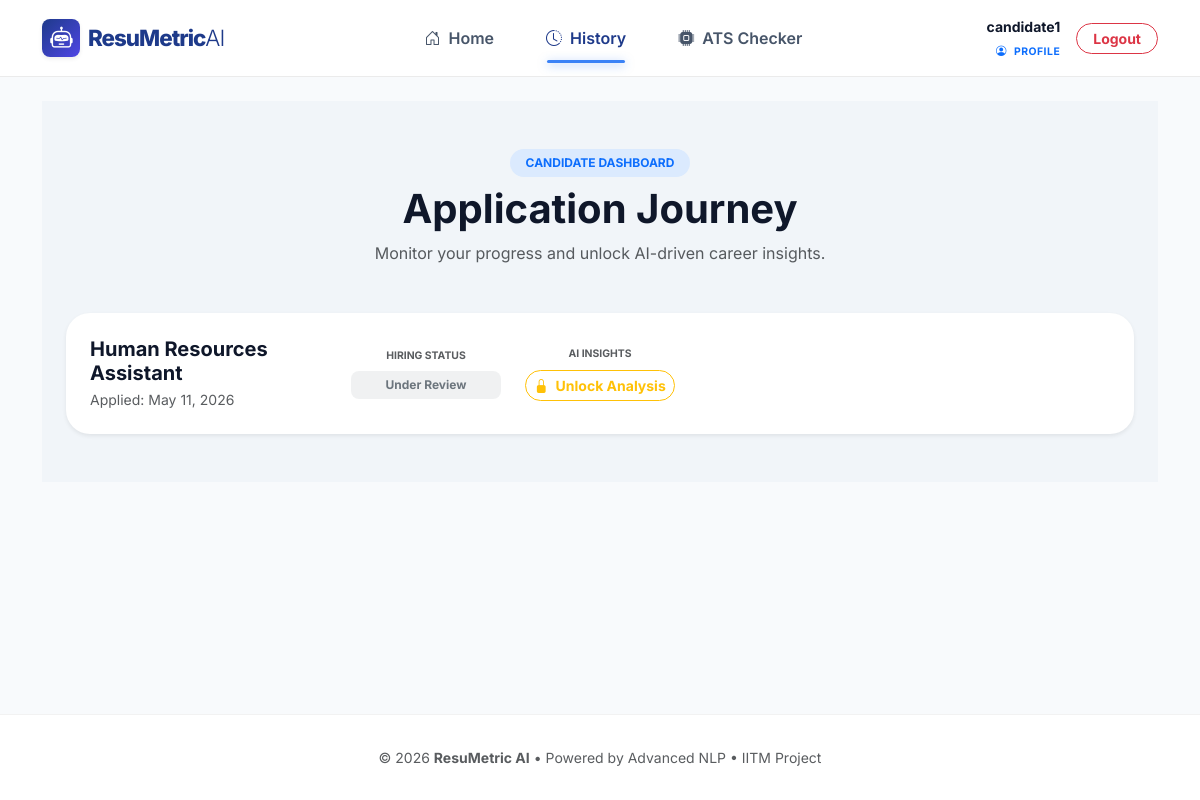
/screening/history/ (signed in), run on the app's committed database.
### screening/models.py (models this page shows, shortened)
class ResumeSubmission(models.Model):
    STATUS_CHOICES = [
        ('PENDING', 'Pending Review'),
        ('SHORTLISTED', 'Shortlisted'),
        ('INTERVIEW', 'Interviewing'),
        ('HIRED', 'Hired'),
        ('REJECTED', 'Rejected'),
    ]
    room = models.ForeignKey(RecruiterRoom, on_delete=models.CASCADE, related_name='submissions')
    candidate = models.ForeignKey(User, on_delete=models.CASCADE)
    resume_file = models.FileField(upload_to='submissions/')
    score = models.FloatField()
    skills = models.TextField(default="No skills identified")
    missing_skills = models.TextField(blank=True, null=True)
    submitted_at = models.DateTimeField(auto_now_add=True)
    referral_code = models.UUIDField(default=uuid.uuid4, editable=False)
    is_premium_unlocked = models.BooleanField(default=False)
    referral_click_count = models.IntegerField(default=0)
    status = models.CharField(max_length=20, choices=STATUS_CHOICES, default='PENDING')
    interview_date = models.DateField(null=True, blank=True)
    interview_time = models.TimeField(null=True, blank=True)
    interview_location = models.CharField(max_length=255, null=True, blank=True)
    interview_type = models.CharField(
        max_length=20,
        choices=[('ONLINE', 'Online'), ('ON-SITE', 'On-Site')],
        null=True, blank=True
    )
    class Meta:
        constraints = [
            models.UniqueConstraint(fields=['room', 'candidate'], name='unique_candidate_submission_per_room')
        ]

class RecruiterRoom(models.Model):
    created_by = models.ForeignKey(User, on_delete=models.CASCADE)
    name = models.CharField(max_length=255)
    slug = models.SlugField(unique=True)
    jd_text = models.TextField()
    expires_at = models.DateTimeField(null=True, blank=True)
    created_at = models.DateTimeField(auto_now_add=True)
    skill_weight = models.IntegerField(default=40)
    experience_weight = models.IntegerField(default=60)
    keyword_sensitivity = models.CharField(
        max_length=3,
        choices=[('STR', 'Strict'), ('FLX', 'Flexible')],
        default='FLX'
    )
    is_active = models.BooleanField(default=True)

### screening/views.py (the view)
# urls.py: path('history/', views.candidate_history, name='candidate_history'),
@login_required
def candidate_history(request):
    submissions = ResumeSubmission.objects.filter(candidate=request.user).order_by('-submitted_at')
    return render(request, 'screening/candidate_history.html', {'submissions': submissions})

### screening/templates/screening/candidate_history.html (shortened to what this page needs)
{% extends 'base.html' %}
{% block content %}
<div class="container-fluid py-5" style="background-color: #f1f5f9; min-vh-100;">
    <div class="container">
        <div class="mb-5 text-center">
            <span class="badge rounded-pill px-3 py-2 text-primary fw-bold mb-2" style="background-color: #dbeafe;">CANDIDATE DASHBOARD</span>
            <h1 class="fw-bold text-slate-900">Application Journey</h1>
            <p class="text-muted">Monitor your progress and unlock AI-driven career insights.</p>
        </div>
        <div class="row g-4">
            {% for sub in submissions %}
            <div class="col-12">
                <div class="card border-0 shadow-sm transition-hover" style="border-radius: 24px;">
                    <div class="card-body p-4">
                        <div class="row align-items-center">
                            <div class="col-lg-3">
                                <h5 class="fw-bold text-slate-900 mb-1">{{ sub.room.name }}</h5>
                                <p class="text-muted small mb-0">Applied: {{ sub.submitted_at|date:"M d, Y" }}</p>
                            </div>
                            <div class="col-lg-2 text-center">
                                <div class="text-muted x-small text-uppercase fw-bold mb-2">Hiring Status</div>
                                {% if sub.status == 'INTERVIEW' %}
                                    <span class="badge bg-success bg-opacity-10 text-success p-2 w-100 rounded-3 border border-success border-opacity-25">
                                        <i class="bi bi-calendar-check-fill me-1"></i> Interview Set
                                    </span>
                                {% elif sub.status == 'SHORTLISTED' %}
                                    <span class="badge bg-primary bg-opacity-10 text-primary p-2 w-100 rounded-3 border border-primary border-opacity-25">Shortlisted</span>
                                {% elif sub.status == 'REJECTED' %}
                                    <span class="badge bg-danger bg-opacity-10 text-danger p-2 w-100 rounded-3">Not Selected</span>
                                {% else %}
                                    <span class="badge bg-secondary bg-opacity-10 text-secondary p-2 w-100 rounded-3">Under Review</span>
                                {% endif %}
                            </div>
                            <div class="col-lg-2 text-center">
                                <div class="text-muted x-small text-uppercase fw-bold mb-2">AI Insights</div>
                                <div class="d-flex flex-column gap-2">
                                    {% if sub.is_premium_unlocked %}
                                        <a href="{% url 'room_detail' sub.room.slug %}" class="btn btn-sm btn-outline-primary rounded-pill fw-bold">
                                            <i class="bi bi-unlock-fill me-1"></i> View Score
                                        </a>
                                    {% else %}
                                        <a href="{% url 'room_detail' sub.room.slug %}" class="btn btn-sm btn-outline-warning rounded-pill fw-bold">
                                            <i class="bi bi-lock-fill me-1"></i> Unlock Analysis
                                        </a>
                                    {% endif %}
                                </div>
                            </div>
                        </div>
                    </div>
                </div>
            </div>
            {% endfor %}
        </div>
    </div>
</div>
{% endblock %}

### templates/base.html (shortened to what this page needs)
<!DOCTYPE html>
<html lang="en">
<head>
    <link rel="stylesheet" href="https://cdn.jsdelivr.net/npm/bootstrap-icons@1.11.1/font/bootstrap-icons.css">
    <link href="https://cdn.jsdelivr.net/npm/bootstrap@5.3.0/dist/css/bootstrap.min.css" rel="stylesheet">
</head>
<body>
    <nav class="navbar navbar-expand-lg">
        <div class="container">
            <a class="navbar-brand d-flex align-items-center" href="{% url 'landing' %}">
                <div class="rounded-3 p-2 me-2 d-flex align-items-center justify-content-center shadow-sm"
                    style="width: 38px; height: 38px; background: linear-gradient(135deg, var(--primary-blue), var(--ai-indigo));">
                    <i class="bi bi-robot text-white"></i>
                </div>
                ResuMetric <span class="fw-light">AI</span>
            </a>
            <div class="collapse navbar-collapse" id="navbarNav">
                <ul class="navbar-nav mx-auto align-items-center">
                    {% if user.is_authenticated %}
                        {% if user.profile.role == 'CANDIDATE' %}
                            <li class="nav-item">
                                <a class="nav-link px-3 {% if request.resolver_match.url_name == 'home_ats_checker' %}active-nav{% endif %}"
                                   href="{% url 'home_ats_checker' %}">
                                    <i class="bi bi-house-door me-1"></i> Home
                                </a>
                            </li>
                            <li class="nav-item">
                                <a class="nav-link px-3 {% if request.resolver_match.url_name == 'candidate_history' %}active-nav{% endif %}"
                                   href="{% url 'candidate_history' %}">
                                    <i class="bi bi-clock-history me-1"></i> History
                                </a>
                            </li>
                            <li class="nav-item">
                                <a class="nav-link px-3" href="#" id="atsCheckerBtn">
                                    <i class="bi bi-cpu-fill me-1"></i> ATS Checker
                                </a>
                            </li>
                        {% endif %}
                    {% else %}
                        <a class="nav-link" href="{% url 'home_ats_checker' %}">ATS Checker</a>
                        <a class="nav-link" href="{% url 'login' %}">Login</a>
                    {% endif %}
                </ul>
                <div class="navbar-nav align-items-center">
                    {% if user.is_authenticated %}
                        <div class="d-none d-lg-block text-end me-3">
                            <div class="small fw-bold text-slate-900">{{ user.username }}</div>
                            <a href="{% url 'recruiter_setup' %}" class="x-small text-primary text-uppercase fw-bold text-decoration-none ls-1">
                                <i class="bi bi-person-circle me-1"></i> Profile
                            </a>
                        </div>
                        <form action="{% url 'logout' %}" method="post" class="d-inline">
                            <button type="submit" class="btn btn-sm btn-outline-danger px-3 rounded-pill fw-bold transition-lively">Logout</button>
                        </form>
                    {% else %}
                        <a class="btn btn-primary ms-lg-2" href="{% url 'register' %}">Get Started</a>
                    {% endif %}
                </div>
            </div>
        </div>
    </nav>
    <main class="main-content">
        <div class="container">
            {% block content %}
            {% endblock %}
        </div>
    </main>
    <footer>
        <div class="container text-center">
            <p class="text-muted small mb-0">
                &copy; 2026 <strong>ResuMetric AI</strong> • Powered by Advanced NLP • IITM Project
            </p>
        </div>
    </footer>
</body>
</html>

### templates/base.html (style rules this page uses)
:root { --primary-blue: #1E3A8A; --ai-indigo: #4F46E5; --electric-blue: #3b82f6; --success-green: #16A34A; --slate-900: #0f172a; --slate-600: #475569; --soft-bg: #f8fafc; }
body { background-color: var(--soft-bg); font-family: 'Inter', sans-serif; color: var(--slate-900); min-height: 100vh; display: flex; flex-direction: column; }
.navbar { background: rgba(255, 255, 255, 0.9) !important; backdrop-filter: blur(12px); border-bottom: 1px solid rgba(0, 0, 0, 0.08) !important; padding: 14px 0; position: sticky; top: 0; z-index: 1000; }
.navbar-brand { font-weight: 800; color: var(--primary-blue) !important; letter-spacing: -1px; font-size: 1.4rem; }
.nav-link { color: var(--slate-600) !important; font-weight: 600; margin: 0 10px; transition: all 0.3s ease; position: relative; }
.active-nav { color: var(--primary-blue) !important; }
.active-nav::after { content: ''; position: absolute; bottom: -5px; left: 15%; width: 70%; height: 3.5px; background: var(--electric-blue); border-radius: 10px; box-shadow: 0 2px 10px rgba(59, 130, 246, 0.5); }
.main-content { flex: 1; padding-top: 1.5rem; }
.x-small { font-size: 0.7rem; }
.ls-1 { letter-spacing: 0.5px; }
footer { background: white; padding: 2rem 0; margin-top: auto; border-top: 1px solid rgba(0, 0, 0, 0.05); }

### screening/templates/screening/candidate_history.html (style rules this page uses)
.text-slate-900 { color: #0f172a; }
.x-small { font-size: 0.65rem; }
.transition-hover { transition: 0.3s; }

### data on the page
ResumeSubmission: room.name "Human Resources Assistant", submitted_at "May 11, 2026", status "Under Review", is_premium_unlocked False (drawn)

### other printed values
{{ user.username }} "candidate1"
